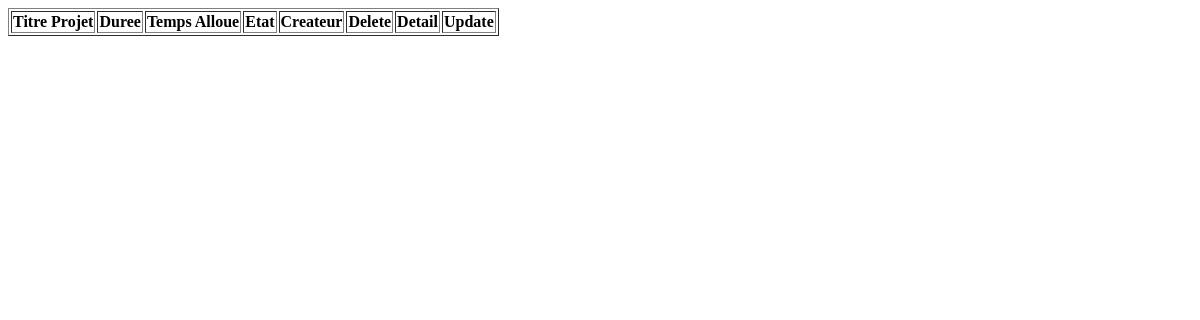
The page /App/Liste/ on the database as committed earlier.
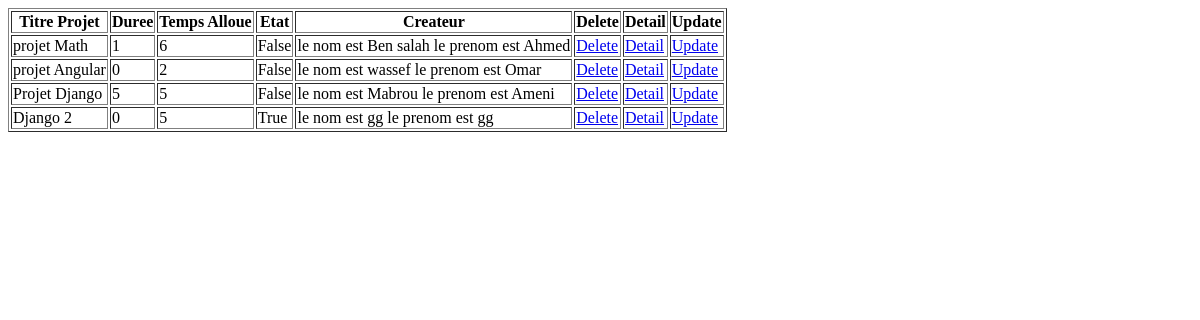
The same page on the database as committed later.
### App/models.py (models this page shows)
class Projet(models.Model):
    nom_projet=models.CharField('Titre Projet',max_length=30)
    duree_projet=models.IntegerField(default=0)
    temps_alloue_par_projet=models.IntegerField(
        'Temps Alloue',
        validators=[MinValueValidator(1),
                    MaxValueValidator(10)])
    besoin=models.CharField(max_length=30)
    description=models.TextField(max_length=100)
    est_valide=models.BooleanField(default=False)
    createur=models.OneToOneField(
        Etudiant,
        on_delete=models.CASCADE,
        related_name='project_owner'
    )
    superviseur=models.ForeignKey(
        Coach,
        on_delete=models.SET_NULL,
        null=True,
        related_name='coach_name'
    )
    members=models.ManyToManyField(
        Etudiant,
        through='MemberShipInProject'
    )
    class Meta:
        verbose_name_plural=('Project')

class User(models.Model):
    nom=models.CharField('Nom',max_length=30)
    prenom=models.CharField(max_length=30)
    email=models.EmailField(validators=[is_esprit_mail])
    def __str__(self):
        return 'le nom est '+self.nom+' le prenom est '+self.prenom

### App/views.py (the view)
# urls.py: path('Liste/',Affiche.as_view(),name="Aff"),
class Affiche(ListView):
    model=Projet
    context_object_name="p"
    ordering=['-nom_projet']

### Templates/App/projet_list.html
<table border="1">
    <tr>
        <th>Titre Projet</th>
        <th>Duree</th><th>Temps Alloue</th><th>Etat</th>
        <th>Createur</th>
        <th>Delete</th>
        <th>Detail</th>
        <th>Update</th>
    </tr>
    {% for pp in p  %}
        <tr>
            <td>{{pp.nom_projet}}</td>
            <td>{{pp.duree_projet}}</td>
            <td>{{pp.temps_alloue_par_projet}}</td>
            <td>{{pp.est_valide}}</td>
            <td>{{pp.createur}}</td>
            <td><a href="{% url 'DD' pp.id %}">Delete</a></td>
            <td><a href="{% url 'Detail' pp.id %}">Detail</a></td>
            <td><a href="{% url 'Update' pp.id %}">Update</a></td>
        </tr>
    {%endfor%}
</table>

Rows that differ between the two databases and show on the page:
added Projet: nom_projet "projet Math", duree_projet "1", temps_alloue_par_projet "6", est_valide "False", createur "le nom est Ben salah le prenom est Ahmed"
added Projet: nom_projet "projet Angular", duree_projet "0", temps_alloue_par_projet "2", est_valide "False", createur "le nom est wassef le prenom est Omar"
added Projet: nom_projet "Projet Django", duree_projet "5", temps_alloue_par_projet "5", est_valide "False", createur "le nom est Mabrou le prenom est Ameni"
added Projet: nom_projet "Django 2", duree_projet "0", temps_alloue_par_projet "5", est_valide "True", createur "le nom est gg le prenom est gg"
